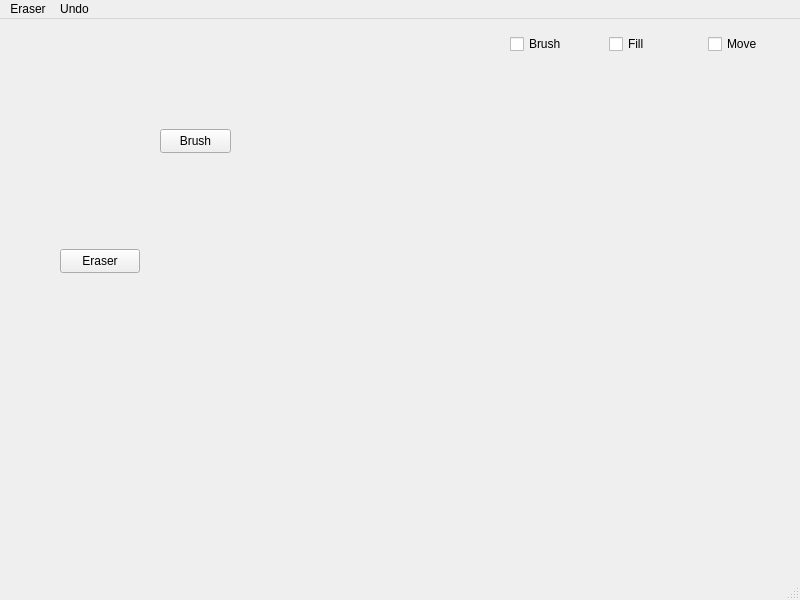
<?xml version="1.0" encoding="UTF-8"?>
<ui version="4.0">
 <class>MainWindow</class>
 <widget class="QMainWindow" name="MainWindow">
  <property name="geometry">
   <rect>
    <x>0</x>
    <y>0</y>
    <width>800</width>
    <height>600</height>
   </rect>
  </property>
  <property name="windowTitle">
   <string>MainWindow</string>
  </property>
  <widget class="QWidget" name="centralwidget">
   <widget class="QPushButton" name="pencilButton">
    <property name="geometry">
     <rect>
      <x>160</x>
      <y>110</y>
      <width>71</width>
      <height>24</height>
     </rect>
    </property>
    <property name="text">
     <string>Brush</string>
    </property>
   </widget>
   <widget class="QPushButton" name="eraserButton">
    <property name="geometry">
     <rect>
      <x>60</x>
      <y>230</y>
      <width>80</width>
      <height>24</height>
     </rect>
    </property>
    <property name="text">
     <string>Eraser</string>
    </property>
   </widget>
   <widget class="QWidget" name="horizontalLayoutWidget">
    <property name="geometry">
     <rect>
      <x>510</x>
      <y>0</y>
      <width>291</width>
      <height>51</height>
     </rect>
    </property>
    <layout class="QHBoxLayout" name="horizontalLayout">
     <item>
      <widget class="QCheckBox" name="checkBox_3">
       <property name="text">
        <string>Brush</string>
       </property>
      </widget>
     </item>
     <item>
      <widget class="QCheckBox" name="checkBox_2">
       <property name="text">
        <string>Fill</string>
       </property>
      </widget>
     </item>
     <item>
      <widget class="QCheckBox" name="checkBox">
       <property name="text">
        <string>Move</string>
       </property>
      </widget>
     </item>
    </layout>
   </widget>
  </widget>
  <widget class="QMenuBar" name="menubar">
   <property name="geometry">
    <rect>
     <x>0</x>
     <y>0</y>
     <width>800</width>
     <height>21</height>
    </rect>
   </property>
   <widget class="QMenu" name="menuEraser">
    <property name="title">
     <string>Eraser</string>
    </property>
   </widget>
   <widget class="QMenu" name="menuUndo">
    <property name="title">
     <string>Undo</string>
    </property>
   </widget>
   <addaction name="menuEraser"/>
   <addaction name="menuUndo"/>
  </widget>
  <widget class="QStatusBar" name="statusbar"/>
  <action name="actionSave">
   <property name="text">
    <string>Save</string>
   </property>
  </action>
  <action name="actiondas">
   <property name="text">
    <string>das</string>
   </property>
  </action>
  <action name="actionasd">
   <property name="text">
    <string>asd</string>
   </property>
  </action>
 </widget>
 <resources/>
 <connections/>
</ui>
